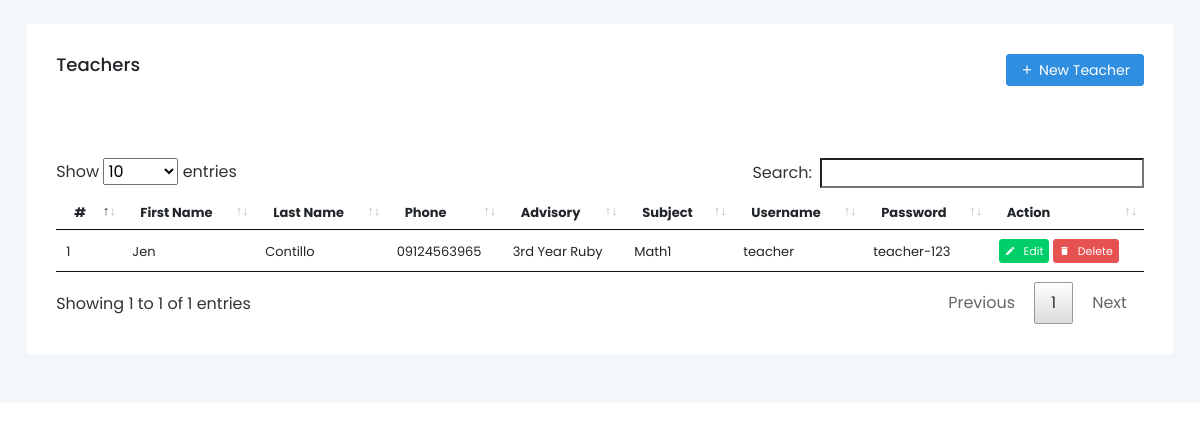
Page /index.php/teachers on the committed database.
### tables this page shows
CREATE TABLE `tbl_teacher` (
  `id` int(11) NOT NULL,
  `first_name` varchar(100) NOT NULL,
  `last_name` varchar(100) NOT NULL,
  `phone` varchar(15) NOT NULL,
  `advisory` varchar(500) NOT NULL,
  `address` text NOT NULL,
  `email` varchar(100) NOT NULL,
  `date_created` datetime NOT NULL DEFAULT CURRENT_TIMESTAMP,
  `school_id_no` varchar(100) NOT NULL,
  `license_no` varchar(100) NOT NULL
);

CREATE TABLE `tbl_subject` (
  `id` int(11) NOT NULL,
  `subject_name` varchar(100) NOT NULL,
  `date_created` datetime NOT NULL DEFAULT CURRENT_TIMESTAMP
);

CREATE TABLE `tbl_credentials` (
  `id` int(11) NOT NULL,
  `username` varchar(100) NOT NULL,
  `password` varchar(500) NOT NULL,
  `user_type` enum('admin','teacher','student','parent') NOT NULL,
  `confirm` enum('yes','no') NOT NULL,
  `user_id` int(11) NOT NULL
);

### application/controllers/Teachers.php (called while the page is built, shortened)
<?php
include APPPATH.'libraries/EncryptPass.php';
class Teachers extends CI_Controller {
    public function __construct()
    {
        $this->load->helper('form');
        $this->load->library(array('session'));
        $this->load->helper(array('url'));
        $this->load->library('form_validation');
        $this->load->model('Query_model');
    }
	public function index(){
        $this->load->view('/template/header');
        $this->load->view('teachers/teachers');
        $this->load->view('/template/footer');
    }
}

### index.php (called while the page is built, shortened)
<?php
require_once BASEPATH.'core/CodeIgniter.php';

### application/models/Query_model.php (called while the page is built, shortened)
<?php
class Query_model extends CI_Model
{
	public function page_list($table)
	{
		$query = $this->db->get($table);
		if ($query->num_rows() > 0)
		{
			foreach ($query->result() as $row)
			{
				$data[] = $row;
			}
			return $data;
		}
		return false;
	}
	public function get_row($table_name,$table_row,$value)
	{
		$query = $this->db->select('*')
			->from($table_name)
			->where($table_row, $value)
			->get();
		return $query;
	}
	public function where_two_row($table_name,$table_row_f,$value_f,$table_row_s,$value_s)
	{
		$query = $this->db->select('*')
			->from($table_name)
			->where($table_row_f, $value_f)
			->where($table_row_s, $value_s)
			->get();
		return $query;
	}
}

### application/libraries/EncryptPass.php (called while the page is built)
<?php
 class EncryptPass{
     function pass_crypt( $string, $action = 'e' ) {
         $secret_key = 'my_simple_secret_key';
         $secret_iv = 'my_simple_secret_iv';
         $output = false;
         $encrypt_method = "AES-256-CBC";
         $key = hash( 'sha256', $secret_key );
         $iv = substr( hash( 'sha256', $secret_iv ), 0, 16 );
         if( $action == 'e' ) {
             $output = base64_encode( openssl_encrypt( $string, $encrypt_method, $key, 0, $iv ) );
         }
         else if( $action == 'd' ){
             $output = openssl_decrypt( base64_decode( $string ), $encrypt_method, $key, 0, $iv );
         }
         return $output;
     }
 }
 ?>

### application/views/teachers/teachers.php (the view)
<div class="content-wrapper">
    <div class="grid-margin stretch-card"">
        <div class="card">
            <div class="card-body">
                <div class="row">
                    <div class="col-sm-6">
                        <h4>Teachers</h4>
                    </div>
                    <div class="col-sm-6" align="right">
                        <a href="<?= base_url('teachers/add')?>">
                            <button type="button" class="btn btn-primary btn-sm ">
                                <i class="mdi mdi-plus"></i>New Teacher</button></a>
                    </div>
                </div><br/><br/><br/>
                <div class="row">
                    <div class="col-sm-12">
                        <table class="table table-hover  dataTable">
                            <thead>
                            <tr>
                                <th>#</th>
                                <th>First Name</th>
                                <th>Last Name</th>
                                <th>Phone</th>
                                <th>Advisory</th>
                                <th>Subject</th>
                                <th>Username</th>
                                <th>Password</th>
                                <th>Action</th>
                            </tr>
                            </thead>
                            <tbody>
                                <?php
                                    $data = $this->Query_model->page_list('tbl_teacher');
                                    if(!empty($data)){
                                        $i = 0;
                                        foreach ($data as $each){
                                            $teacher_sub = $this->Query_model->get_row('tbl_teacher_subjects','teacher_id',$each->id)->result();
                                            $subject = $this->Query_model->get_row('tbl_subject','id',$teacher_sub[0]->subject_id)->result();
                                            $credentials = $this->Query_model->where_two_row('tbl_credentials','user_type','teacher','user_id',$each->id)->result();
                                            $enc = new EncryptPass();
                                            ?>
                                            <tr>
                                                <td><?= ++$i ?></td>
                                                <td><?= $each->first_name ?></td>
                                                <td><?= $each->last_name ?></td>
                                                <td><?= $each->phone ?></td>
                                                <td><?= $each->advisory ?></td>
                                                <td><?= $subject[0]->subject_name ?></td>
                                                <td ><?= $credentials[0]->username ?></td>
                                                <td ><?= $enc->pass_crypt($credentials[0]->password,'d') ?></td>
                                                <td>
                                                    <a href="<?= base_url('teachers/add/'.$each->id)?>">
                                                        <button type="button" class="btn btn-sm btn-success  btn-action">
                                                            <i class="mdi mdi-pencil text-xl-center"></i>
                                                            Edit
                                                        </button>
                                                    </a>
                                                    <a href="<?= base_url('teachers/delete/'.$each->id)?>" class="delete_teacher">
                                                        <button type="button" class="btn btn-sm btn-danger  btn-action">
                                                            <i class="mdi mdi-delete text-xl-center"></i>
                                                            Delete
                                                        </button>
                                                    </a>
                                                </td>
                                            </tr>
                                            <?php
                                        }
                                    }
                                ?>
                            </tbody>
                        </table>
                    </div>
                </div>
            </div>
        </div>
    </div>
</div>

### assets/css/css.css (style rules this page uses)
.btn-action { padding: 5px !important; font-size: 11px !important; }

### rows in the picture
tbl_teacher: first_name "Jen", last_name "Contillo", phone "09124563965", advisory "3rd Year Ruby", tbl_subject.subject_name "Math1", tbl_credentials.username "teacher", tbl_credentials.password "teacher-123"
